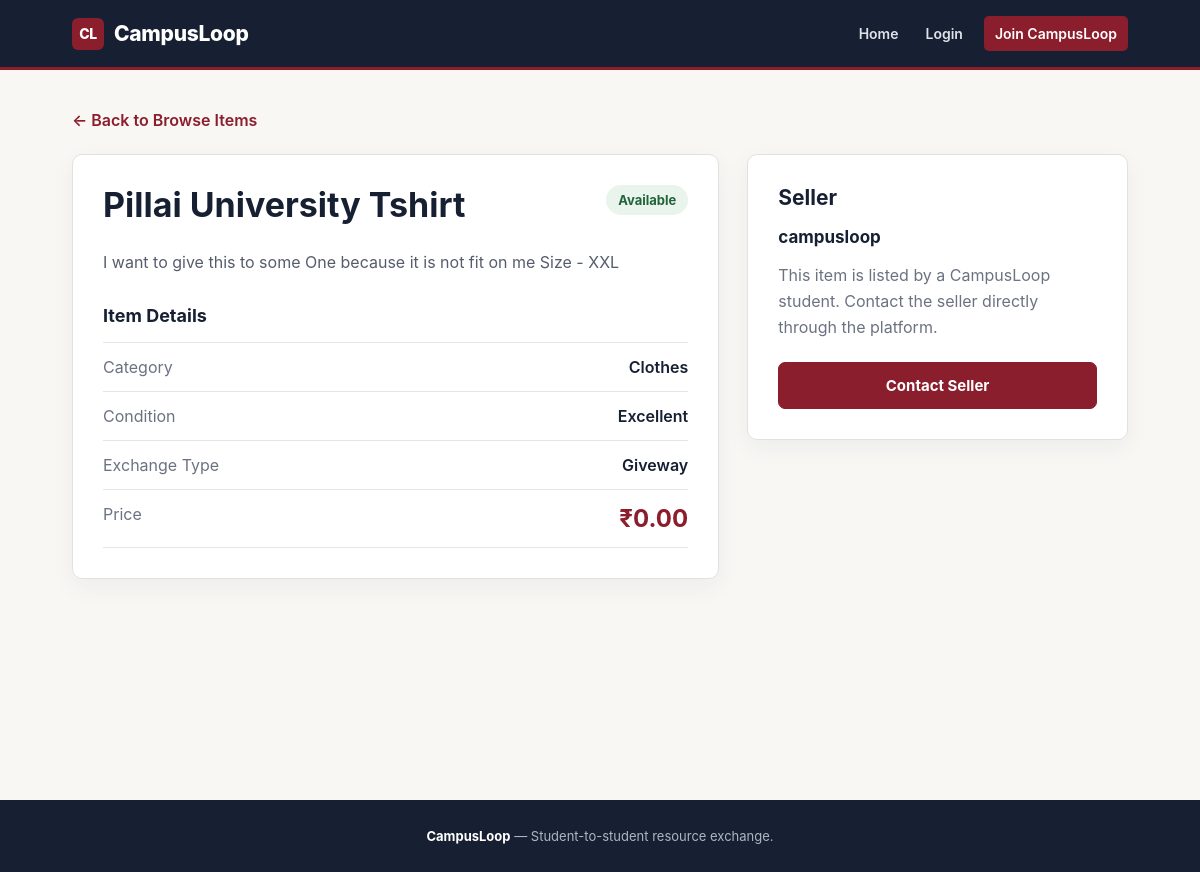
The page /listings/11/ on the database its author committed.
### core/models.py (models this page shows, shortened)
class Listing(models.Model):
    seller = models.ForeignKey(
        User,
        on_delete=models.CASCADE,
        null=True,
        blank=True,
        related_name='listings'
    )
    title = models.CharField(
        max_length=200
    )
    description = models.TextField()
    category = models.CharField(
        max_length=100
    )
    condition = models.CharField(
        max_length=50
    )
    price = models.DecimalField(
        max_digits=10,
        decimal_places=2,
        default=0
    )
    exchange_type = models.CharField(
        max_length=20
    )
    is_available = models.BooleanField(
        default=True
    )
    created_at = models.DateTimeField(
        auto_now_add=True
    )

### core/views.py (the view, shortened to what this page needs)
def listing_detail(request, id):
    item = get_object_or_404(
        Listing,
        id=id
    )
    request_form = ItemRequestForm()
    return render(
        request,
        'core/listing_detail.html',
        {
            'item': item,
            'request_form': request_form,
        }
    )

### core/templates/core/listing_detail.html (shortened to what this page needs)
{% extends 'core/base.html' %}
{% block content %}
<div class="detail-page">
    <div class="detail-container">
        <a href="{% url 'listings' %}" class="back-link">
            ← Back to Browse Items
        </a>
        <div class="detail-grid">
            <div class="detail-card">
                <div class="item-header">
                    <h1>{{ item.title }}</h1>
                    {% if item.is_available %}
                        <span class="status available">
                            Available
                        </span>
                    {% else %}
                        <span class="status sold">
                            Sold
                        </span>
                    {% endif %}
                </div>
                <p class="description">
                    {{ item.description }}
                </p>
                <h2 class="details-title">
                    Item Details
                </h2>
                <div class="details-list">
                    <div class="detail-row">
                        <span class="detail-label">
                            Category
                        </span>
                        <span class="detail-value">
                            {{ item.category }}
                        </span>
                    </div>
                    <div class="detail-row">
                        <span class="detail-label">
                            Condition
                        </span>
                        <span class="detail-value">
                            {{ item.condition }}
                        </span>
                    </div>
                    <div class="detail-row">
                        <span class="detail-label">
                            Exchange Type
                        </span>
                        <span class="detail-value">
                            {{ item.exchange_type }}
                        </span>
                    </div>
                    <div class="detail-row">
                        <span class="detail-label">
                            Price
                        </span>
                        <span class="detail-value price">
                            ₹{{ item.price }}
                        </span>
                    </div>
                </div>
            </div>
            <div class="side-card">
                <h2>
                    Seller
                </h2>
                {% if item.seller %}
                    <div class="seller-name">
                        {{ item.seller.username }}
                    </div>
                    <p class="seller-text">
                        This item is listed by a CampusLoop student.
                        Contact the seller directly through the platform.
                    </p>
                {% else %}
                    <p class="seller-text">
                        Seller information is not available.
                    </p>
                {% endif %}
                {% if item.seller == user %}
                    <div class="owner-box">
                        <strong>
                            Your Listing
                        </strong>
                        <br>
                        You are the seller of this item.
                    </div>
                    <a
                        href="{% url 'dashboard' %}"
                        class="secondary-btn"
                    >
                        Go to Dashboard
                    </a>
                {% elif item.is_available %}
                    <a
                        href="{% url 'contact_seller' item.id %}"
                        class="primary-btn"
                    >
                        Contact Seller
                    </a>
                {% endif %}
            </div>
        </div>
    </div>
</div>
{% endblock %}

### core/templates/core/base.html (style rules this page uses)
:root { --maroon: #8b1e2d; --maroon-dark: #701724; --navy: #172033; --navy-dark: #0f1726; --gold: #c9a227; --text: #172033; --muted: #69707d; --border: #e3e1dc; --cream: #f8f7f4; --white: #ffffff; }
* { box-sizing: border-box; }
html { scroll-behavior: smooth; }
body { margin: 0; font-family: Inter, -apple-system, BlinkMacSystemFont, "Segoe UI", Arial, sans-serif; background: var(--cream); color: var(--text); }
h1, h2, h3, h4 { color: var(--text); }
p { color: var(--muted); }
a { color: var(--maroon); }

### core/templates/core/listing_detail.html (style rules this page uses)
.detail-page { background: #f8f7f4; min-height: calc(100vh - 70px); padding: 110px 6% 70px; }
.detail-container { max-width: 1100px; margin: 0 auto; }
.back-link { display: inline-block; margin-bottom: 24px; color: #8b1e2d; font-weight: 600; text-decoration: none; }
.detail-grid { display: grid; grid-template-columns: 1.7fr 1fr; gap: 28px; align-items: start; }
.detail-card, .side-card, .request-card { background: rgba(255, 255, 255, 0.96); border: 1px solid #e3e1dc; border-radius: 10px; padding: 30px; box-shadow: 0 8px 25px rgba(23, 32, 51, 0.05); }
.item-header { display: flex; justify-content: space-between; align-items: flex-start; gap: 20px; margin-bottom: 22px; }
.item-header h1 { margin: 0; color: #172033; font-size: 34px; line-height: 1.2; }
.status { flex-shrink: 0; padding: 7px 12px; border-radius: 20px; font-size: 13px; font-weight: 700; }
.available { background: #e8f4ec; color: #23633a; }
.description { color: #555d6b; line-height: 1.8; font-size: 16px; margin-bottom: 28px; }
.details-title { font-size: 18px; color: #172033; margin-bottom: 16px; }
.details-list { border-top: 1px solid #e8e6e1; }
.detail-row { display: flex; justify-content: space-between; gap: 20px; padding: 14px 0; border-bottom: 1px solid #e8e6e1; }
.detail-label { color: #6b7280; }
.detail-value { color: #172033; font-weight: 600; text-align: right; }
.price { font-size: 24px; color: #8b1e2d; font-weight: 700; }
.side-card h2 { margin-top: 0; color: #172033; font-size: 21px; }
.seller-name { font-size: 17px; font-weight: 700; color: #172033; margin-bottom: 6px; }
.seller-text { color: #6b7280; line-height: 1.6; margin-bottom: 22px; }
.primary-btn, .secondary-btn { display: block; width: 100%; box-sizing: border-box; padding: 13px 18px; border-radius: 7px; text-align: center; font-weight: 700; text-decoration: none; cursor: pointer; font-size: 15px; }
.primary-btn { background: #8b1e2d; color: white; border: 1px solid #8b1e2d; }

### rows shown on the page
Listing: title "Pillai University Tshirt", description "I want to give this to some One because it is not fit on me Size - XXL", category "Clothes", condition "Excellent", exchange_type "Giveway", price "0.00", seller.username "campusloop"
